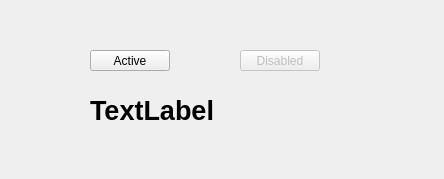
<?xml version="1.0" encoding="UTF-8"?>
<ui version="4.0">
 <class>Widget</class>
 <widget class="QWidget" name="Widget">
  <property name="geometry">
   <rect>
    <x>0</x>
    <y>0</y>
    <width>444</width>
    <height>179</height>
   </rect>
  </property>
  <property name="windowTitle">
   <string>Widget</string>
  </property>
  <widget class="QPushButton" name="activeBtn">
   <property name="geometry">
    <rect>
     <x>90</x>
     <y>50</y>
     <width>80</width>
     <height>21</height>
    </rect>
   </property>
   <property name="text">
    <string>Active</string>
   </property>
  </widget>
  <widget class="QPushButton" name="disabledBtn">
   <property name="enabled">
    <bool>false</bool>
   </property>
   <property name="geometry">
    <rect>
     <x>240</x>
     <y>50</y>
     <width>80</width>
     <height>21</height>
    </rect>
   </property>
   <property name="text">
    <string>Disabled</string>
   </property>
  </widget>
  <widget class="QLabel" name="label">
   <property name="geometry">
    <rect>
     <x>90</x>
     <y>90</y>
     <width>231</width>
     <height>41</height>
    </rect>
   </property>
   <property name="font">
    <font>
     <pointsize>20</pointsize>
     <weight>75</weight>
     <bold>true</bold>
    </font>
   </property>
   <property name="text">
    <string>TextLabel</string>
   </property>
  </widget>
 </widget>
 <resources/>
 <connections/>
</ui>
